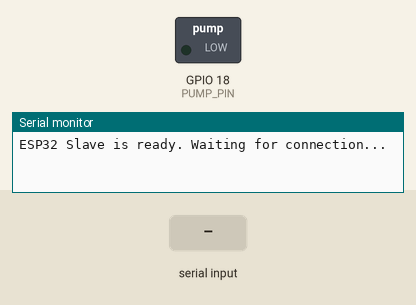
A sketch run on a simulated ESP32. Parts: switched loads named in the sketch (green lamp = pin HIGH), the last lines printed to the serial monitor. The inputs (shaded band) are chosen by the test bench. Nothing arrives over Bluetooth unless stated.

Above: at 1.2 s.
1.3 s: "1\n" received over the second serial link
At 2.1 s:
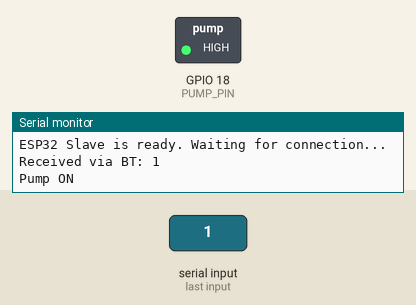
2.8 s: "0\n" received over the second serial link
At 3.2 s:
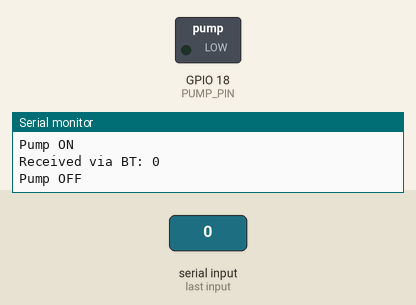
Timing chart, 0 to 5.8 s (numbered marks = the images above; inputs shaded):
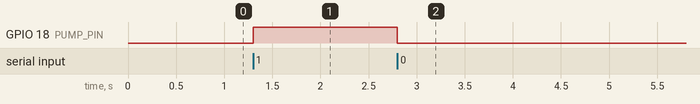

Measured:
- after the input at 1.3 s, GPIO 18 (PUMP_PIN): LOW → HIGH at once
- after the input at 2.8 s, GPIO 18 (PUMP_PIN): HIGH → LOW at once

The sketch:

Slave_ESP32.ino
```cpp
#include <BluetoothSerial.h>
BluetoothSerial SerialBT; // Create a Bluetooth Serial object

#define PUMP_PIN 18 // Pin where the relay controlling the pump is connected

void setup() {
  Serial.begin(115200); // Common rate for ESP32
  SerialBT.begin("ESP32_SLAVE"); // Device name
  Serial.println("ESP32 Slave is ready. Waiting for connection...");

  pinMode(PUMP_PIN, OUTPUT);  // Sets Pin for the Pump to an OUTPUT pin
  digitalWrite(PUMP_PIN, LOW); // Pump OFF initially
}

void loop() {
  // Check if data has been received over Bluetooth
  if (SerialBT.available()) {
    String incoming = SerialBT.readStringUntil('\n'); // Read incoming Bluetooth data until newline character
    incoming.trim(); // Remove any extra spaces or newlines
    Serial.print("Received via BT: ");
    Serial.println(incoming);

    // Control the pump based on the received message
    if (incoming == "1") {
      digitalWrite(PUMP_PIN, HIGH); // Turn ON pump
      Serial.println("Pump ON");
    } else if (incoming == "0") {
      digitalWrite(PUMP_PIN, LOW); // Turn OFF pump
      Serial.println("Pump OFF");
    }
  }

  // Optional: Echo back via Serial monitor if you type anything manually
  if (Serial.available()) {
    String msg = Serial.readStringUntil('\n');  // Read incoming Serial message until newline
    SerialBT.println("Echo: " + msg); // Send it back to the Master as an "Echo"
  }
}
```
